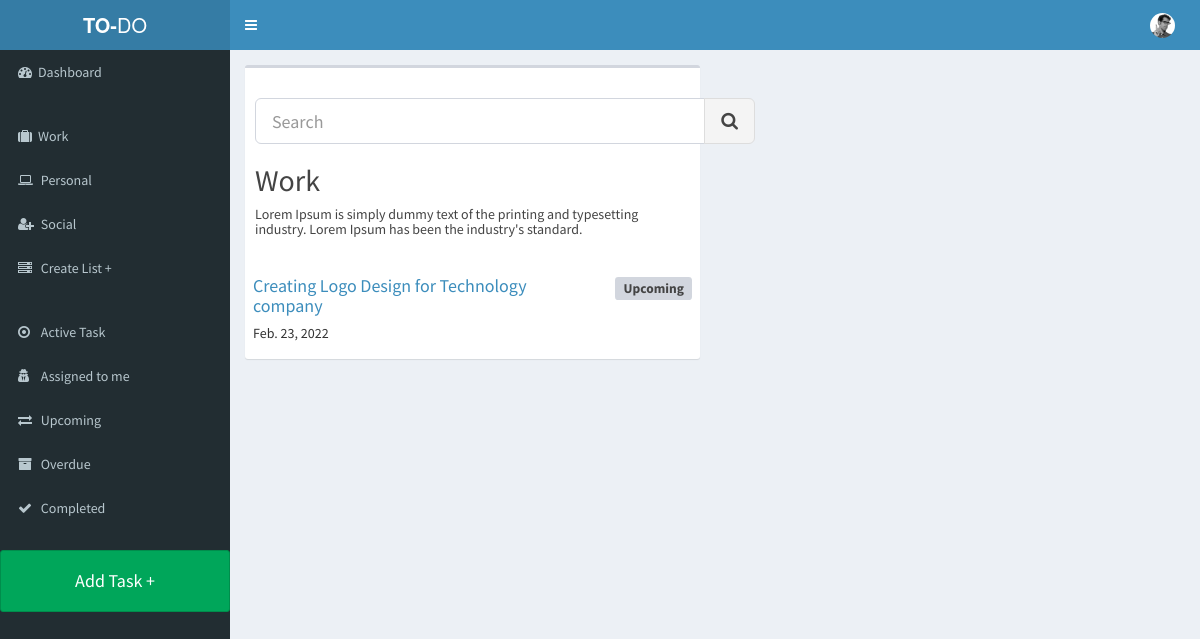
/upcoming_task/, run on the app's committed database.
### app/models.py (models this page shows, shortened)
class Article(models.Model):
    title = models.CharField(max_length=250, null=True, blank=True)
    body = models.CharField(max_length=2000)
    status = models.CharField(max_length=20, null=True, blank=True)
    created_at = models.DateTimeField(auto_now_add=True)

### app/views.py (the view)
# urls.py: path('upcoming_task/', views.upcoming_task, name='upcoming_task'),
def upcoming_task(request):
    upcoming = Article.objects.filter(status='Upcoming')
    return render(request, 'upcoming_task.html', {"upcoming": upcoming})

### templates/upcoming_task.html (shortened to what this page needs)
{% extends 'layouts/main.html' %}
{% load static %}
{% block content %}
    <section class="content">
        <div class="row">
            <div class="col-xs-6">
            <div class="box">
                <div class="box-header">
                    <br>
                    <div class="input-group input-group-lg" style="width: 500px;">
                        <input type="text" name="table_search" class="form-control pull-right" placeholder="Search">
                        <div class="input-group-btn">
                            <button type="submit" class="btn btn-default"><i class="fa fa-search"></i></button>
                        </div>
                    </div>
                    <h2>Work</h2>
                    <h5>Lorem Ipsum is simply dummy text of the printing and typesetting industry. Lorem Ipsum has been the industry's standard.</h5>
                </div>
                <div class="box-body table-responsive no-padding">
                    <table class="table table-hover">
                        <tbody>
                            {% for upcom in upcoming %}
                            <tr>
                                <td><a href="{% url 'task_details' upcom.id %}"><h4>{{upcom.title}}</h4></a><h5>{{upcom.created_at | date}}</h5></td>
                                <td><h4><span class="label label-default"> Upcoming </span></h4></td>
                            </tr>
                            {% endfor %}
                        </tbody>
                    </table>
                </div>
            </div>
            </div>
        </div>
    </section>
{% endblock %}

### data on the page
Article: title "Creating Logo Design for Technology company", created_at "Feb. 23, 2022"
